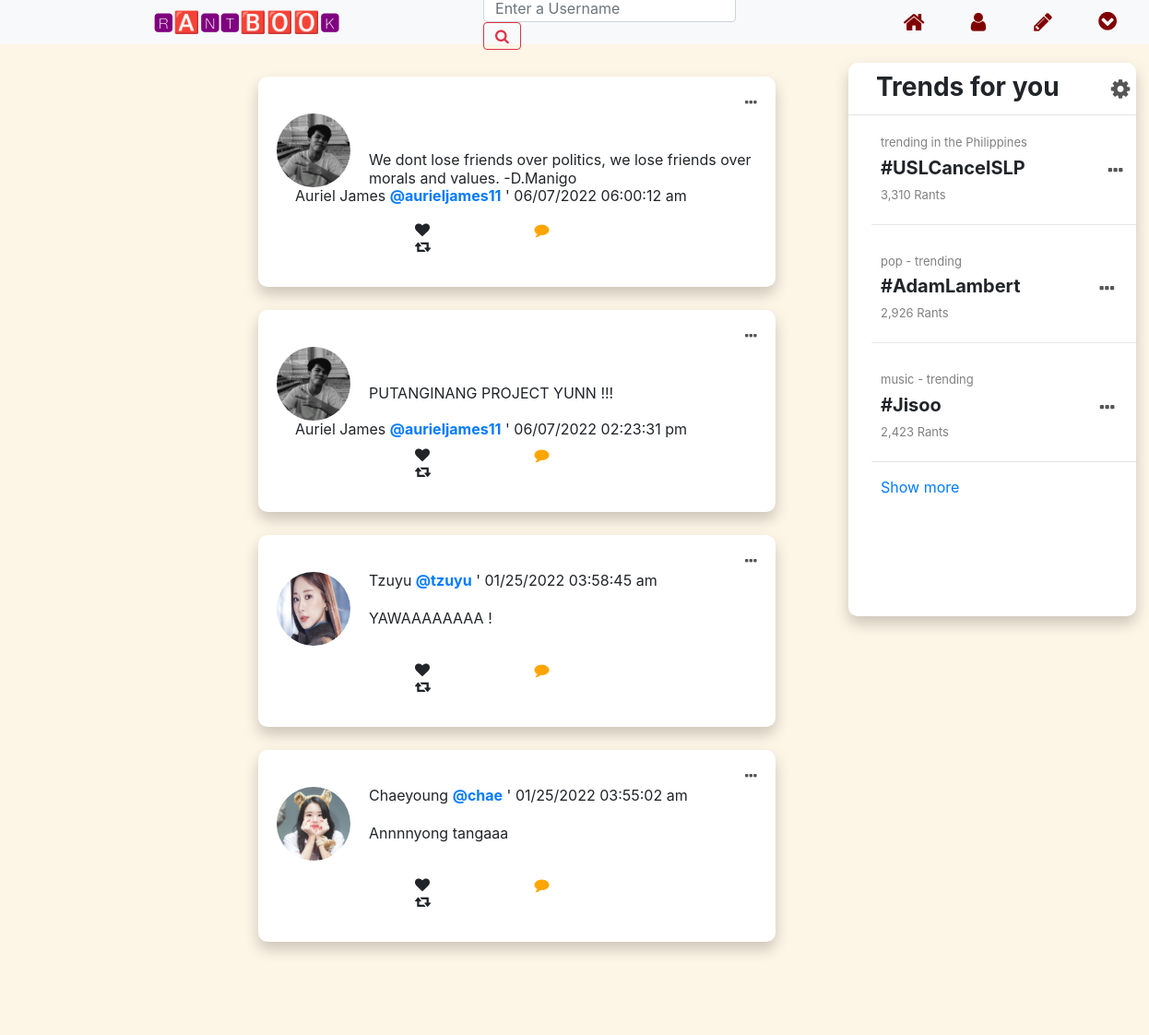
Screenshot of /home.php (signed in) with the database file from the repository.
### tables this page shows
CREATE TABLE `users` (
  `did` int(11) NOT NULL,
  `dfirstname` varchar(50) NOT NULL,
  `dlastname` varchar(50) NOT NULL,
  `dusername` varchar(30) NOT NULL,
  `dpassword` varchar(110) NOT NULL,
  `daddress` varchar(50) NOT NULL,
  `dgender` varchar(20) NOT NULL,
  `dnumber` varchar(20) NOT NULL,
  `demail` varchar(30) NOT NULL,
  `profilep` varchar(50) NOT NULL,
  `coverp` varchar(50) NOT NULL
);

CREATE TABLE `ranttable` (
  `rantid` int(254) NOT NULL,
  `rant` text NOT NULL,
  `rdate` varchar(30) NOT NULL
);

### home.php (the view, shortened to what this page needs)
<?php
include "header.php";
?>
<head>
    <link rel="stylesheet" href="styles/CSS/home2.css">
</head>
<?php
$sql = "SELECT * FROM ranttable order by rdate desc";
   $result = mysqli_query($conn, $sql) or die("query unsucessful");
   if(mysqli_num_rows($result)>0){
       while($row = mysqli_fetch_assoc($result)){
    $postid = $row['rantid'];
    $sql1 = "SELECT * FROM users WHERE did = $postid";
    $result1 = mysqli_query($conn, $sql1) or die("query unsucessful");
    if(mysqli_num_rows($result)>0){
        while($row1= mysqli_fetch_assoc($result1)){
?>
<div class="main">
<div>
    <section>
        <table style="table-width:100%;table-layout:fixed;height:200px;box-shadow: 0px 8px 16px 0px rgba(0,0,0,0.2);">
        <tbody>
            <td><i class="fa fa-ellipsis-h" style="color:#565656;float:right;"></i><br>
              <div>
                  <div style="float:left;"><img src="<?php echo $row1['profilep'];?>" style="height:80px; width:80px; border-radius:50%;"></div>
                     <div style="float:left;"style="line-height:0.1cm;"><p style="line-height:0.1cm;margin-left:20px;"><br><br><?php echo $row1['dfirstname'];?> <a href="wall.php?id=<?php echo $postid;?>"><b><?php echo $row1['dusername']?></a></b> ' <?php echo $row['rdate'];?> <br>
                    </div>
                    <p style="margin-left:100px;"><br><br>  <?php echo $row['rant'];?></p>
                    </div><br>
                    <ul class="buttonsss">
                   <li> <i class="fa fa-heart"></i></li>
                   <li> <i class="fa fa-comment"style="color:orange;"></i></li>
                   <li> <i class="fa fa-retweet"style="color:navyblue;"></i></li>
                </ul>
              </div>
<?php }  }   }
    }
?>
    </div>
    <aside class="right">
        <h3 style="text-align:left; margin-left:30px;margin-top:10px; float:left"><b>Trends for you</b></h3><i class="fa fa-cog" style="color:#565656;font-size:24px; margin-left:50px;margin-top:16px; "></i><hr>
        <table style="margin-left:15px; width:310px;height:10px;">
            <tr>
            <td style="padding:10px;margin-left:20px;"><p style="margin-left:10px; float:left;color:grey;font-size:13px; line-height: 0.2cm;">trending in the Philippines</p>
        <p style="margin-left:10px; float:left;font-size:20px; line-height: 0.4cm;"><b>#USLCancelSLP</b><i class="fa fa-ellipsis-h" style="margin-left:90px;float:right;color:#565656;"></i></p>
        <p style="margin-left:10px;float:left;color:grey;font-size:13px; line-height: 0.0002cm;">3,310 Rants</p>
        <hr style=absolute;>
    </td></tr>
    <tr>
            <td style="padding:10px;margin-left:20px;"><p style="margin-left:10px; float:left;color:grey;font-size:13px; line-height: 0.2cm;">pop - trending</p>
        <p style="margin-left:10px; float:left;font-size:20px; line-height: 0.4cm;"><b>#AdamLambert</b><i class="fa fa-ellipsis-h" style="margin-left:86px;float:right;color:#565656;"></i></p>
        <p style="margin-left:10px;float:left;color:grey;font-size:13px; line-height: 0.0002cm;">2,926 Rants</p>
        <hr style=absolute;>
    </td></tr>
    <tr>
            <td style="padding:10px;margin-left:20px;"><p style="margin-left:10px; float:left;color:grey;font-size:13px; line-height: 0.2cm;">music - trending</p>
        <p style="margin-left:10px; float:left;font-size:20px; line-height: 0.4cm;"><b>#Jisoo</b><i class="fa fa-ellipsis-h" style="margin-left:172px;float:right;color:#565656;"></i></p>
        <p style="margin-left:10px;float:left;color:grey;font-size:13px; line-height: 0.0002cm;">2,423 Rants</p>
        <hr style=absolute;>
    </td></tr>
<tr>
    <td><a href="#" style="position:absolute;top:450px;">Show more</a></td>
</tr>
</table>
    </aside>
</div>
<?php
include "footer.php";
?>

### styles/CSS/home2.css (style rules this page uses)
td { padding: 20px; }
section { width: 45%; float: left; background: white; margin-left: 280px; margin-top: 15px; margin-bottom: 10px; }
.right { width: 25%; height: 75vh; line-height: 80vh; margin-left: 920px; background: white; overflow: hidden; overflow-y: hidden; margin-top: 20px; position: sticky; -webkit-position:sticky; top: 3.3rem; box-shadow: 0px 8px 16px 0px rgba(0,0,0,0.2); }
.main * { border-radius: 10px; }
.main { margin: 10px 0px; }
.main::after { content: ""; clear: both; display: table; }

### header.php (style rules this page uses)
ul { margin-left:150px; }

### home.php (style rules this page uses)
.buttonsss li { display: inline-block; margin-right:109px; }

### rows the page displays
ranttable: rdate "06/07/2022 06:00:12 am", rant "We dont lose friends over politics, we lose friends over morals and values. -D.Manigo"
users: profilep (picture), dfirstname "Auriel James", dusername "@aurieljames11"
ranttable: rdate "06/07/2022 02:23:31 pm", rant "PUTANGINANG PROJECT YUNN !!!"
ranttable: rdate "01/25/2022 03:58:45 am", rant "YAWAAAAAAAA !"
users: profilep (picture), dfirstname "Tzuyu", dusername "@tzuyu"
ranttable: rdate "01/25/2022 03:55:02 am", rant "Annnnyong tangaaa"
users: profilep (picture), dfirstname "Chaeyoung", dusername "@chae"
